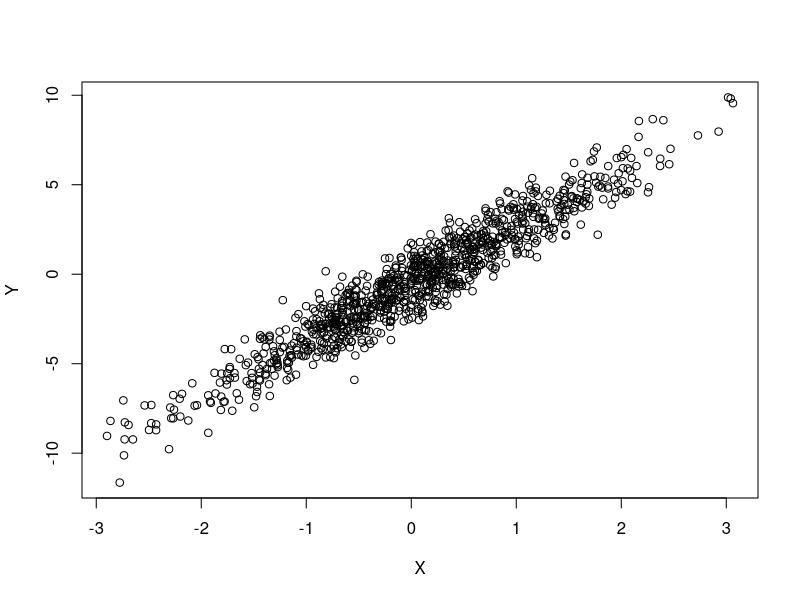
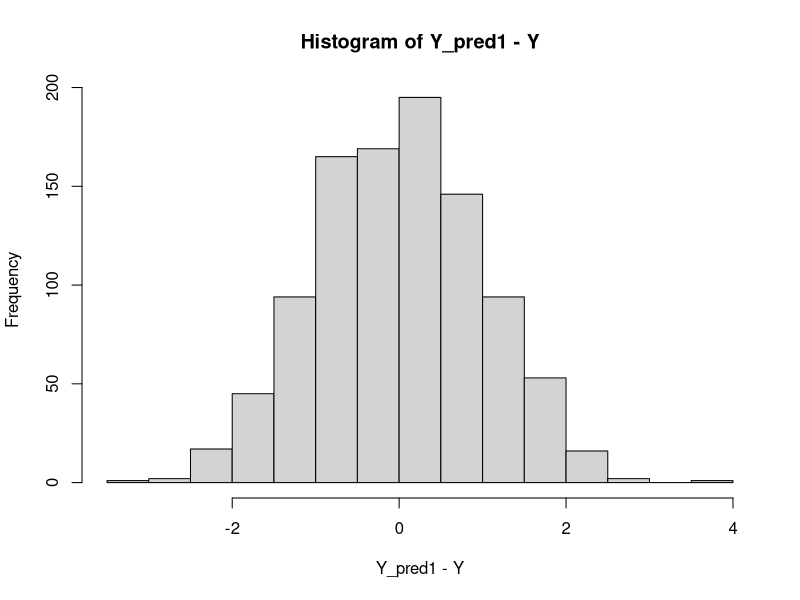
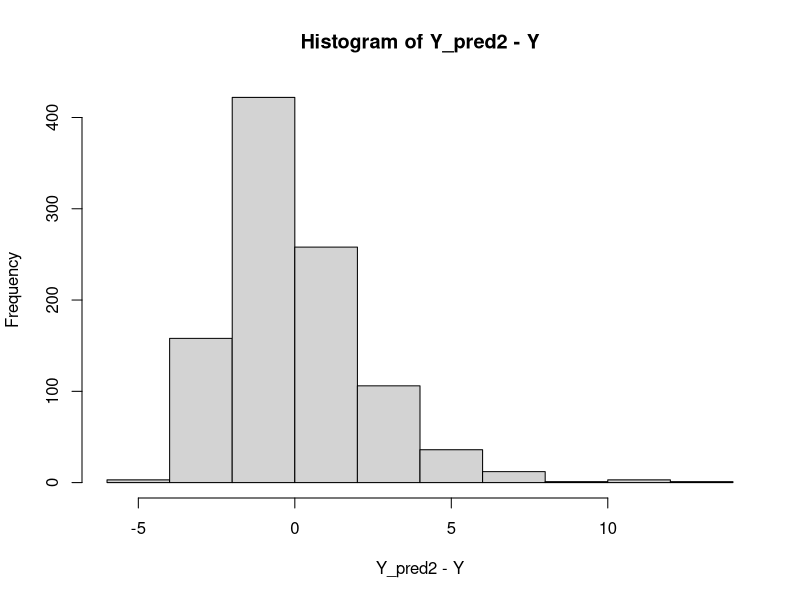

Recreate these plots in R, in order.
## ---- chunk 1
knitr::opts_chunk$set(echo = TRUE,warning=FALSE,message=FALSE,fig.align = "center")
library(tidyverse)
library(ggplot2)
## ---- chunk 2

set.seed(6633771)

N <- 1000

# generate X as a random Normal bunch of numbers (meaningless)

X <- rnorm(N, mean=0, sd=1)

# parameters

alpha <- -0.5

beta <- 3.2

# generate Y conditional on X and parameters

Y <- rnorm(N, mean = alpha + beta * X, sd=1)


plot(X,Y)

## ---- chunk 3

y_reg <- lm(Y ~ X)

summary(y_reg)

## ---- chunk 4

Y_pred1 <- predict(y_reg)

hist(Y_pred1 - Y)

## ---- chunk 5

y_reg2 <- lm(Y ~ I(exp(X)))

summary(y_reg2)


## ---- chunk 6

Y_pred2 <- predict(y_reg2)

hist(Y_pred2 - Y)

## ---- chunk 7

over_sims <- lapply(1:1000, function(i) {

    # X, alpha and beta stay the same, just make a new Y
    this_y <- rnorm(N, mean = alpha + beta * X, sd=1)

    this_y_reg <- lm(this_y ~ X)

    tibble(alpha=coef(this_y_reg)['(Intercept)'],
          beta=coef(this_y_reg)['X'])
    
}) |> bind_rows()

# note: to make them match, I need to do a degrees of freedom correction for
# 2 parameters (alpha and beta)

print(paste0("True SE of the Intercept: ", sd(over_sims$alpha)* sqrt(N/(N-2))))
print(paste0("True SE of Beta: ", sd(over_sims$beta)* sqrt(N/(N-2))))

# now get it from the OLS model
ols_ses <- summary(y_reg)
print(paste0("OLS SE of the Intercept: ", ols_ses$coefficients[1,'Std. Error']))
print(paste0("OLS SE of Beta: ", ols_ses$coefficients[2,'Std. Error']))
## ---- chunk 8

# amount of noise we'll add to X
# assume measurement error is also Normal

sigma_x <- 0.5

# we'll draw and re-fit our vanilla OLS model to make it comparable to the new simulation

new_X <- rnorm(N, mean=X, sd = sigma_x)

Y_meas_err <- rnorm(N, mean = alpha + beta * X, sd=1)

y_reg_meas_err <- lm(Y_meas_err ~ new_X)

over_sims_rando_X <- lapply(1:1000, function(i) {
    
    # draw a new random X = measurement error from true X
    new_X <- rnorm(N, mean=X, sd = sigma_x)

    # alpha and beta, true X stay the same
    this_y <- rnorm(N, mean = alpha + beta * X, sd=1)

    # measurement error in X vs true X
    this_y_reg <- lm(this_y ~ new_X)

    tibble(alpha=coef(this_y_reg)['(Intercept)'],
          beta=coef(this_y_reg)['new_X'])
    
}) |> bind_rows()

print(paste0("True SE of the Intercept: ", sd(over_sims_rando_X$alpha)* sqrt(N/(N-2))))
print(paste0("True SE of Beta: ", sd(over_sims_rando_X$beta)* sqrt(N/(N-2))))

# now get it from the OLS model
ols_meas_err_ses <- summary(y_reg_meas_err)
print(paste0("OLS SE of the Intercept: ", ols_meas_err_ses$coefficients[1,'Std. Error']))
print(paste0("OLS SE of Beta: ", ols_meas_err_ses$coefficients[2,'Std. Error']))

## ---- chunk 9

# noise around beta
sigma_beta <- 0.25
# number of groups for beta
n_group <- 20
# group ID
group_id <- rep(1:n_group, each=N/n_group)

# we'll draw and re-fit our vanilla OLS model to make it comparable to the new simulation

beta_new <- rnorm(n_group, mean=beta, sd = sigma_beta)

Y_rand_slope <- rnorm(N, mean = alpha + (beta_new[group_id]) * X, sd=1)

y_reg_rand_slope <- lm(Y_rand_slope ~ X)

over_sims_rando_beta <- lapply(1:1000, function(i) {
    
    # fixed X, draw beta from a Normal distribution around true beta
    # for number of groups in data
    beta_new <- rnorm(n_group, mean=beta, sd = sigma_beta)

    # alpha and beta, true X stay the same
    this_y <- rnorm(N, mean = alpha + (beta_new[group_id]) * X, sd=1)

    # measurement error in X vs true X
    this_y_reg <- lm(this_y ~ X)

    tibble(alpha=coef(this_y_reg)['(Intercept)'],
          beta=coef(this_y_reg)['X'])
    
}) |> bind_rows()

print(paste0("True SE of the Intercept: ", sd(over_sims_rando_beta$alpha)* sqrt(N/(N-2))))
print(paste0("True SE of Beta: ", sd(over_sims_rando_beta$beta)* sqrt(N/(N-2))))

# now get it from the OLS model
ols_rand_slope_ses <- summary(y_reg_rand_slope)
print(paste0("OLS SE of the Intercept: ", ols_rand_slope_ses$coefficients[1,'Std. Error']))
print(paste0("OLS SE of Beta: ", ols_rand_slope_ses$coefficients[2,'Std. Error']))

## ---- chunk 10

library(lme4)

# now get it from the lmer model
dat <- tibble(Y_rand_slope=Y_rand_slope,X=X,group_id=group_id)
lmer_fit <- lmer(Y ~ X + (0 + X | group_id), data = dat, REML = TRUE)
lmer_sum <- summary(lmer_fit)


print(paste0("lmer SE of Beta: ", lmer_sum$coefficients[2,'Std. Error']))
print(paste0("OLS SE of Beta: ", ols_rand_slope_ses$coefficients[2,'Std. Error']))
print(paste0("True SE of Beta: ", sd(over_sims_rando_beta$beta)* sqrt(N/(N-2))))

